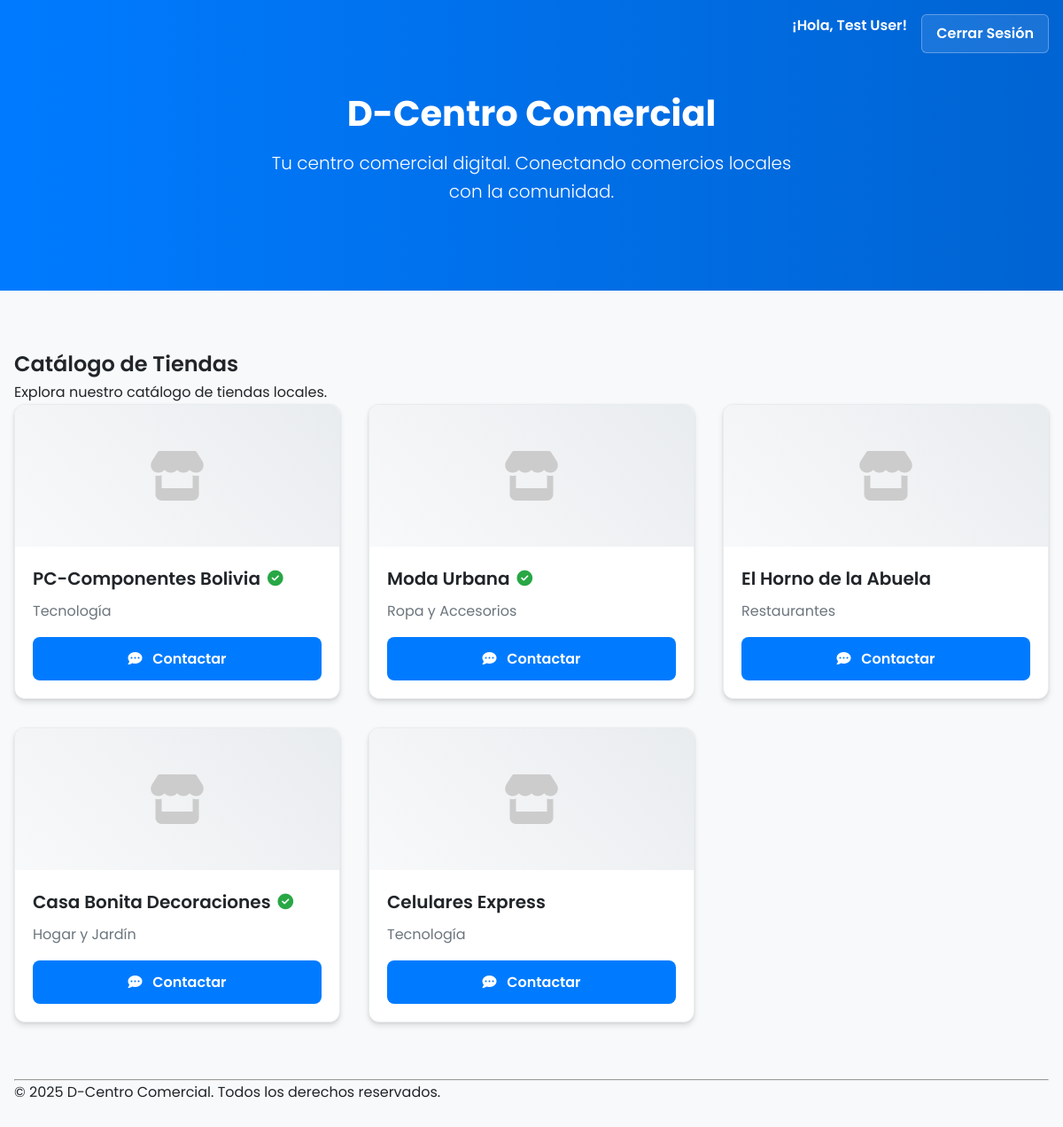
/index.php (signed in), run on the app's committed database.
### tables this page shows
CREATE TABLE `tiendas` (
  `id` int NOT NULL AUTO_INCREMENT,
  `nombre` varchar(150) NOT NULL,
  `id_categoria` int NOT NULL,
  `logo` varchar(255) DEFAULT 'default.png',
  `verificada` tinyint(1) NOT NULL DEFAULT '0',
  `fecha_registro` timestamp NULL DEFAULT CURRENT_TIMESTAMP,
  PRIMARY KEY (`id`),
  KEY `id_categoria` (`id_categoria`),
  CONSTRAINT `tiendas_ibfk_1` FOREIGN KEY (`id_categoria`) REFERENCES `categorias` (`id`) ON DELETE CASCADE
);

CREATE TABLE `categorias` (
  `id` int NOT NULL AUTO_INCREMENT,
  `nombre` varchar(100) NOT NULL,
  `icono` varchar(50) NOT NULL COMMENT 'Ej: fas fa-tshirt. Usaremos FontAwesome.',
  PRIMARY KEY (`id`)
);

### index.php (the view, shortened to what this page needs)
<?php
$dsn = 'mysql:host=' . DB_HOST . ';dbname=' . DB_NAME . ';charset=utf8mb4';
$options = [
    PDO::ATTR_ERRMODE            => PDO::ERRMODE_EXCEPTION,
    PDO::ATTR_DEFAULT_FETCH_MODE => PDO::FETCH_OBJ,
    PDO::ATTR_EMULATE_PREPARES   => false,
];
try {
    $pdo = new PDO($dsn, DB_USER, DB_PASS, $options);
} catch (PDOException $e) {
    die('Error de conexión a la base de datos: ' . $e->getMessage());
}
$stmt = $pdo->query("
    SELECT
        tiendas.id,
        tiendas.nombre,
        tiendas.logo,
        tiendas.verificada,
        categorias.nombre as categoria_nombre
    FROM tiendas
    INNER JOIN categorias ON tiendas.id_categoria = categorias.id
    ORDER BY tiendas.fecha_registro DESC
");
$tiendas = $stmt->fetchAll();
require_once 'paginas/includes/header.php';
?>
<h2>Catálogo de Tiendas</h2>
<p>Explora nuestro catálogo de tiendas locales.</p>
<div class="tiendas-grid">
    <?php if (!empty($tiendas)) : ?>
        <?php foreach ($tiendas as $tienda) : ?>
            <div class="tienda-card">
                <div class="tienda-card-logo">
                    <i class="fas fa-store fa-3x" style="color: #ccc;"></i>
                </div>
                <div class="tienda-card-contenido">
                    <h3 class="tienda-card-titulo">
                        <?php echo htmlspecialchars($tienda->nombre); ?>
                        <?php if ($tienda->verificada) : ?>
                            <i class="fas fa-check-circle tienda-card-verificada" title="Tienda Verificada"></i>
                        <?php endif; ?>
                    </h3>
                    <p class="tienda-card-categoria"><?php echo htmlspecialchars($tienda->categoria_nombre); ?></p>
                    <a href="#" class="tienda-card-contacto">
                        <i class="fas fa-comment-dots"></i> Contactar
                    </a>
                </div>
            </div>
        <?php endforeach; ?>
    <?php else : ?>
        <p>No hay tiendas para mostrar en este momento. ¡Vuelve pronto!</p>
    <?php endif; ?>
</div>
<?php
require_once 'paginas/includes/footer.php';
?>

### almacen/css/style.css (style rules this page uses)
:root { --font-principal: 'Poppins', sans-serif; --color-primario: #007bff; --color-secundario: #6c757d; --color-fondo: #f8f9fa; --color-superficie: #ffffff; --color-texto-principal: #212529; --color-texto-secundario: #6c757d; --color-exito: #28a745; --sombra-tarjeta: 0 4px 6px rgba(0, 0, 0, 0.1), 0 1px 3px rgba(0, 0, 0, 0.08); --sombra-tarjeta-hover: 0 10px 15px rgba(0, 0, 0, 0.1), 0 4px 6px rgba(0, 0, 0, 0.08); --radio-borde: 12px; --transicion-suave: all 0.3s ease; }
* { box-sizing: border-box; margin: 0; padding: 0; }
body { font-family: var(--font-principal); background-color: var(--color-fondo); color: var(--color-texto-principal); line-height: 1.6; }
h1, h2, h3 { font-weight: 600; }
a { color: var(--color-primario); text-decoration: none; }
.tiendas-grid { display: grid; grid-template-columns: repeat(auto-fill, minmax(280px, 1fr)); gap: 2rem; }
.tienda-card { background-color: var(--color-superficie); border: 1px solid #e9ecef; border-radius: var(--radio-borde); box-shadow: var(--sombra-tarjeta); transition: var(--transicion-suave); display: flex; flex-direction: column; overflow: hidden; }
.tienda-card-logo { width: 100%; height: 160px; background-image: linear-gradient(45deg, #f8f9fa 0%, #e9ecef 100%); display: flex; align-items: center; justify-content: center; overflow: hidden; }
.tienda-card-logo .fa-store { color: #ced4da; font-size: 3.5rem; transition: var(--transicion-suave); }
.tienda-card-contenido { padding: 1.25rem; display: flex; flex-direction: column; flex-grow: 1; }
.tienda-card-titulo { font-size: 1.25rem; margin-bottom: 0.5rem; display: flex; align-items: center; }
.tienda-card-verificada { color: var(--color-exito); margin-left: 0.5rem; font-size: 1.1rem; }
.tienda-card-categoria { color: var(--color-texto-secundario); margin-bottom: 1rem; flex-grow: 1; }
.tienda-card-contacto { display: block; text-align: center; padding: 0.75rem; background-color: var(--color-primario); color: var(--color-superficie); border-radius: 8px; font-weight: 600; margin-top: auto; transition: var(--transicion-suave); }
.tienda-card-contacto .fas { margin-right: 0.5rem; }

### data on the page
tiendas: nombre "PC-Componentes Bolivia", verificada 1 (drawn), id_categoria.nombre "Tecnología"
tiendas: nombre "Moda Urbana", verificada 1 (drawn), id_categoria.nombre "Ropa y Accesorios"
tiendas: nombre "El Horno de la Abuela", id_categoria.nombre "Restaurantes"
tiendas: nombre "Casa Bonita Decoraciones", verificada 1 (drawn), id_categoria.nombre "Hogar y Jardín"
tiendas: nombre "Celulares Express", id_categoria.nombre "Tecnología"

### other printed values
$_SESSION['user_nombre'] "Test User"
SITE_NAME "D-Centro Comercial"
